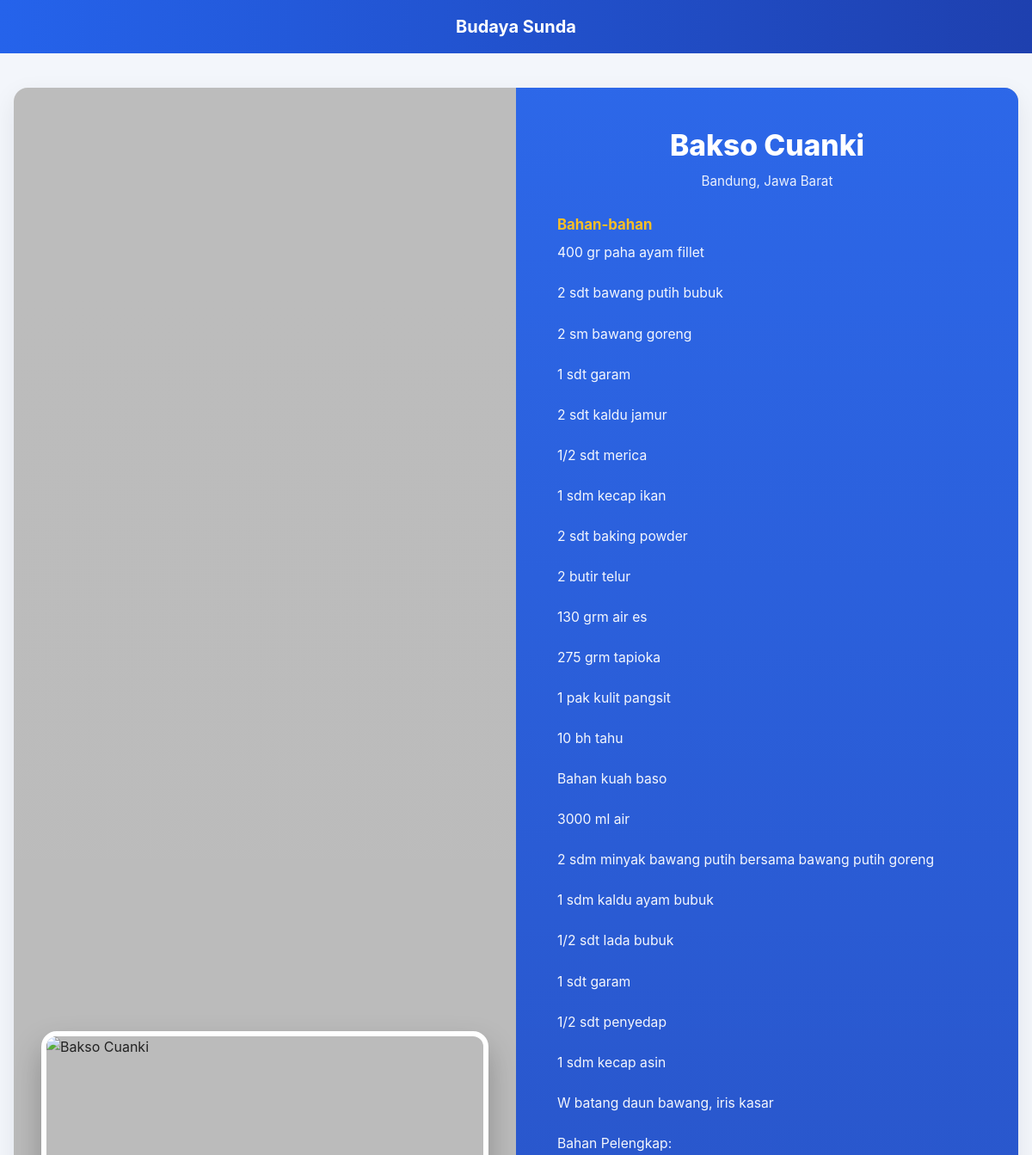
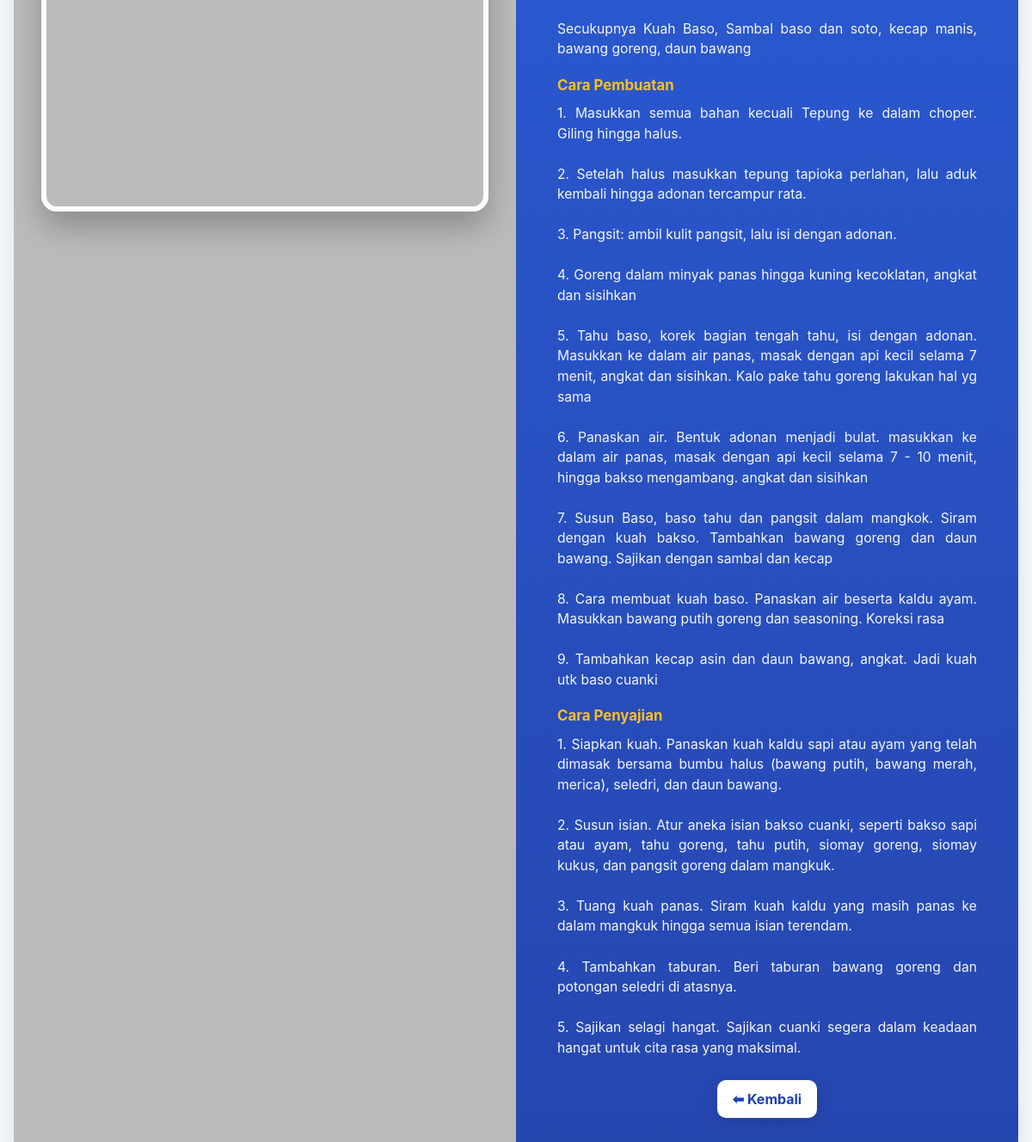
/user/detail_kuliner.php?id=1, run on the app's committed database (2 pictures, top to bottom).
### tables this page shows
CREATE TABLE `kuliner` (
  `id_kuliner` int NOT NULL,
  `nama` varchar(100) NOT NULL,
  `gambar` varchar(100) NOT NULL,
  `asal_usul` text NOT NULL,
  `bahan` text NOT NULL,
  `cara_pembuatan` text NOT NULL,
  `cara_penyajian` text NOT NULL,
  `deskripsi` text NOT NULL,
  `created_at` datetime NOT NULL DEFAULT CURRENT_TIMESTAMP
);

### user/detail_kuliner.php (the view, shortened to what this page needs)
<?php
include '../koneksi.php';
$id = isset($_GET['id']) ? (int)$_GET['id'] : 0;
$query = mysqli_query($conn, "SELECT * FROM kuliner WHERE id_kuliner = '$id'");
$data = mysqli_fetch_assoc($query);
$gambar = 'uploads/kuliner/' . ($data['gambar'] ?: 'default.png');
if (!file_exists($gambar)) $gambar = 'uploads/kuliner/default.png';
?>
<!doctype html>
<html lang="id">
<head>
</head>
<body>
<header>Budaya Sunda</header>
<div class="container">
  <div class="content" role="region" aria-label="Detail kuliner">
    <div class="image-container">
      <img src="<?= htmlspecialchars($gambar) ?>" alt="<?= htmlspecialchars($data['nama']) ?>" class="food-image zoomable">
    </div>
    <div class="detail-container" aria-live="polite">
      <div>
        <div class="detail-title"><?= htmlspecialchars($data['nama']) ?></div>
        <div class="meta"><?= !empty($data['asal_usul']) ? htmlspecialchars($data['asal_usul']) : 'Asal tidak tersedia' ?></div>
      </div>
      <div class="section">
        <h4>Bahan-bahan</h4>
        <p><?= nl2br(htmlspecialchars($data['bahan'] ?: 'Belum ada data bahan.')) ?></p>
      </div>
      <div class="section">
        <h4>Cara Pembuatan</h4>
        <p><?= nl2br(htmlspecialchars($data['cara_pembuatan'] ?: 'Belum ada cara pembuatan.')) ?></p>
      </div>
      <div class="section">
        <h4>Cara Penyajian</h4>
        <p><?= nl2br(htmlspecialchars($data['cara_penyajian'] ?: '-')) ?></p>
      </div>
      <div class="button-row">
        <a class="btn" href="kuliner.php">⬅ Kembali</a>
      </div>
    </div>
  </div>
</div>
</body>
</html>

### data on the page
kuliner: nama "Bakso Cuanki", asal_usul "Bandung, Jawa Barat", bahan "400 gr paha ayam fillet 2 sdt bawang putih bubuk 2 sm bawang goreng 1 sdt garam 2 sdt kaldu jamur 1/2 sdt merica 1 sdm kecap ikan 2 sdt baking powder 2 butir telur 130 grm air es 275 grm tapioka 1 pak kulit pangsit 10 bh tahu Bahan kuah baso 3000 ml air 2 sdm minyak bawang putih bersama bawang putih goreng 1 sdm kaldu ayam bubuk 1/2 sdt lada bubuk 1 sdt garam 1/2 sdt penyedap 1 sdm kecap asin W batang daun bawang, iris kasar Bahan Pelengkap: Secukupnya Kuah Baso, Sambal baso dan soto, kecap manis, bawang goreng, daun bawang", cara_pembuatan "1. Masukkan semua bahan kecuali Tepung ke dalam choper. Giling hingga halus. 2. Setelah halus masukkan tepung tapioka perlahan, lalu aduk kembali hingga adonan tercampur rata. 3. Pangsit: ambil kulit pangsit, lalu isi dengan adonan. 4. Goreng dalam minyak panas hingga kuning kecoklatan, angkat dan sisihkan 5. Tahu baso, korek bagian tengah tahu, isi dengan adonan. Masukkan ke dalam air panas, masak dengan api kecil selama 7 menit, angkat dan sisihkan. Kalo pake tahu goreng lakukan hal yg sama 6. Panaskan air. Bentuk adonan menjadi bulat. masukkan ke dalam air panas, masak dengan api kecil selama 7 - 10 menit, hingga bakso mengambang. angkat dan sisihkan 7. Susun Baso, baso tahu dan pangsit…", cara_penyajian "1. Siapkan kuah. Panaskan kuah kaldu sapi atau ayam yang telah dimasak bersama bumbu halus (bawang putih, bawang merah, merica), seledri, dan daun bawang. 2. Susun isian. Atur aneka isian bakso cuanki, seperti bakso sapi atau ayam, tahu goreng, tahu putih, siomay goreng, siomay kukus, dan pangsit goreng dalam mangkuk. 3. Tuang kuah panas. Siram kuah kaldu yang masih panas ke dalam mangkuk hingga semua isian terendam. 4. Tambahkan taburan. Beri taburan bawang goreng dan potongan seledri di atasnya. 5. Sajikan selagi hangat. Sajikan cuanki segera dalam keadaan hangat untuk cita rasa yang maksimal."
